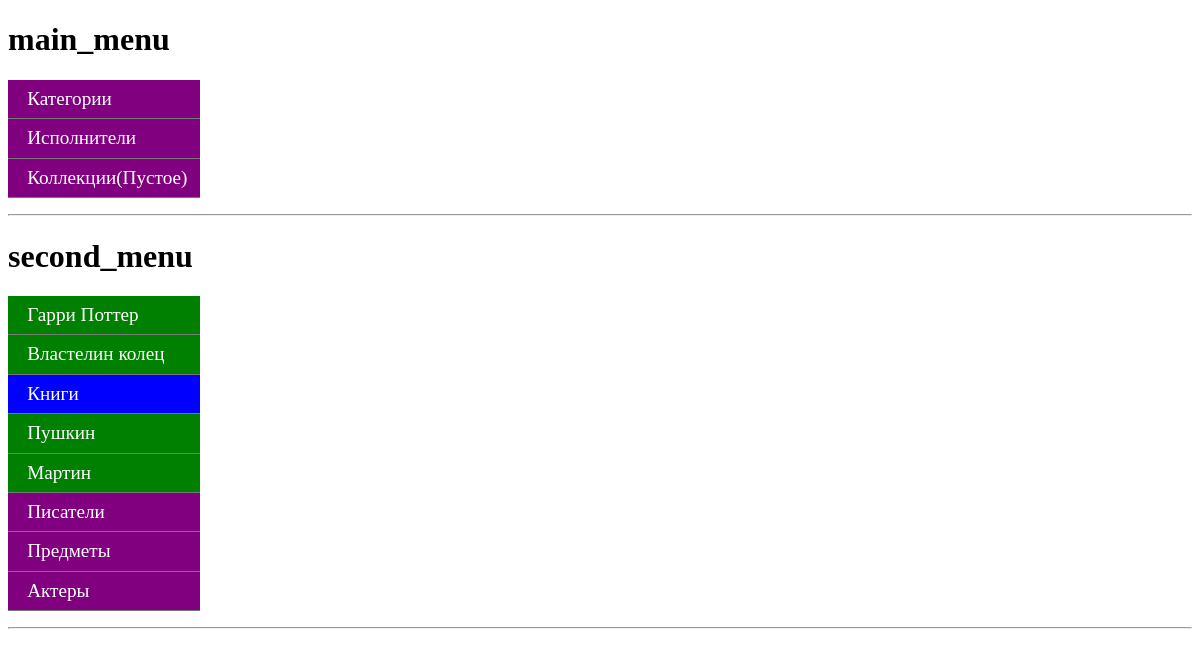
Page /menu/knigi/ on the committed database.
### mymenu/models.py (models this page shows, shortened)
class Menu(models.Model): #Меню
    title = models.CharField(max_length=255)
    slug = models.SlugField(max_length=255, unique=True, db_index=True, verbose_name="URL")
    def __str__(self):
        return self.title

class MenuItems(models.Model): #Элементы меню
    title = models.CharField(max_length=255)
    slug = models.SlugField(max_length=255, unique=True, db_index=True, verbose_name="URL")
    ancestor = models.ForeignKey('self', related_name="descandances",on_delete=models.CASCADE, null=True, blank=True)
    menu = models.ManyToManyField(to='Menu', related_name='Items', blank=True)
    isroot = models.BooleanField(default=False, verbose_name='Корневой элемент')
    class Meta:
        ordering = ['id']
    def __str__(self):
        return self.title
    def get_absolute_url(self):
        return reverse('mymenu:menu', kwargs={'item_slug': self.slug})

### mymenu/views.py (the view)
# urls.py: path('', MenuView.as_view(), name="main"),
class MenuView(View):
    def get(self, request, item_slug=None):
        return render(request, 'mymenu/index.html',
                      {'cat_selected': item_slug})

### mymenu/templatetags/menu_tags.py (called while the page is built)
@register.inclusion_tag('mymenu/dr_menu.html')
def draw_menu(menuName=None, item_slug=None):
    if item_slug:
        selitem = MenuItems.objects.filter(slug=item_slug)[0]
        counter = 1
        menu = Menu.objects.filter(title=menuName)[0]
        itms = menu.Items.all().select_related('ancestor')
        for i in itms:
            setattr(i,'counter', counter)
            counter += 1
            if selitem.slug == i.slug:
                setattr(selitem,'numba', counter)
        return {'menu':menu, 'cat_selected':item_slug, 'selitem':selitem, 'itms':itms}
    menu = Menu.objects.filter(title=menuName).prefetch_related("Items")[0]
    itemlist = [item for item in menu if item.isroot]
    return {'menu':menu, 'cat_selected': item_slug, 'itemlist': itemlist}

### mymenu/templates/mymenu/index.html (shortened to what this page needs)
<!DOCTYPE html>
{% load static %}
{% load menu_tags %}
<html lang="en">
<head>
    <link href="/static/mymenu/styles.css" rel="stylesheet"/>
</head>
<body>
    <div>
        {% draw_menu 'main_menu' cat_selected %}
        {% draw_menu 'second_menu' cat_selected %}
    </div>
</body>
</html>

### mymenu/templates/mymenu/dr_menu.html (shortened to what this page needs)
<h1>{{menu}}</h1>
        <ul id="nav">
                {% for i in itms %}
                    {% if i.slug == cat_selected and not i.ancestor and selitem.numba > i.counter %}
                        <ul class="inl">
                        {% for item in i.descandances.all %}
                            <li><a href="{{ item.get_absolute_url }}">{{item}}</a></li>
                        {%endfor%}
                        </ul>
                            <li style="background:blue;"><a href="{{ i.get_absolute_url }}">{{i}}</a></li>
                    {% elif selitem.numba > i.counter and not i.ancestor or i.counter == selitem.numba|add:"2" and not i.ancestor %}
                        <ul class="inl">
                        {% for item in i.descandances.all %}
                            <li><a href="{{ item.get_absolute_url }}">{{item}}</a></li>
                        {%endfor%}
                        </ul>
                            <li><a href="{{ i.get_absolute_url }}">{{i}}</a></li>
                    {% elif i.ancestor == None %}
                    <li><a href="{{ i.get_absolute_url }}">{{ i }}</a></li>
                    {%endif%}
                {% endfor %}
        </ul>
        <hr>

### mymenu/static/mymenu/styles.css (style rules this page uses)
ul#nav { list-style-type: none; width: 12em; background: purple; padding-left: 0; }
ul#nav li a { color: #fff; text-decoration: none; font-size: larger; line-height: 200%; display: block; border-bottom: 1px solid #777; padding-left: 1em; }
ul#nav ul.inl { list-style-type: none; width: 12em; background: green; padding-left: 0; }

### rows in the picture
Menu: title "main_menu"
MenuItems: title "Категории"
MenuItems: title "Исполнители"
MenuItems: title "Коллекции(Пустое)"
Menu: title "second_menu"
MenuItems: title "Книги"
MenuItems: title "Гарри Поттер"
MenuItems: title "Властелин колец"
MenuItems: title "Писатели"
MenuItems: title "Пушкин"
MenuItems: title "Мартин"
MenuItems: title "Предметы"
MenuItems: title "Актеры"
